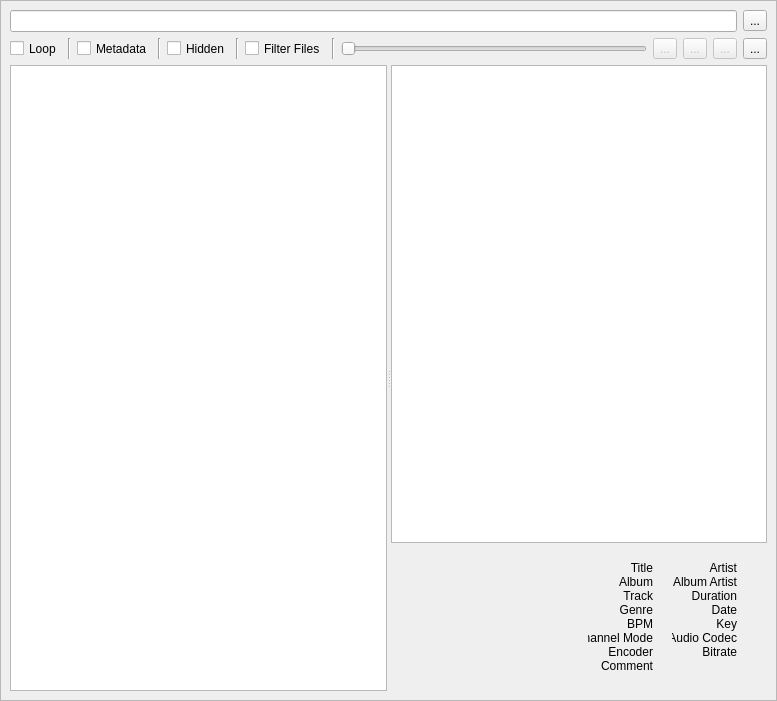
<?xml version="1.0" encoding="UTF-8"?>
<ui version="4.0">
 <class>MainWindow</class>
 <widget class="QMainWindow" name="MainWindow">
  <property name="geometry">
   <rect>
    <x>0</x>
    <y>0</y>
    <width>777</width>
    <height>701</height>
   </rect>
  </property>
  <property name="windowTitle">
   <string>SoundBrowser</string>
  </property>
  <property name="windowIcon">
   <iconset resource="soundbrowser.qrc">
    <normaloff>:/icons/appicon.png</normaloff>:/icons/appicon.png</iconset>
  </property>
  <widget class="QWidget" name="centralwidget">
   <layout class="QGridLayout" name="gridLayout">
    <property name="sizeConstraint">
     <enum>QLayout::SetDefaultConstraint</enum>
    </property>
    <property name="leftMargin">
     <number>0</number>
    </property>
    <property name="topMargin">
     <number>0</number>
    </property>
    <property name="rightMargin">
     <number>0</number>
    </property>
    <property name="bottomMargin">
     <number>0</number>
    </property>
    <property name="horizontalSpacing">
     <number>0</number>
    </property>
    <property name="verticalSpacing">
     <number>6</number>
    </property>
    <item row="0" column="0">
     <widget class="QFrame" name="mainframe">
      <property name="frameShape">
       <enum>QFrame::StyledPanel</enum>
      </property>
      <property name="frameShadow">
       <enum>QFrame::Raised</enum>
      </property>
      <layout class="QGridLayout" name="gridLayout_2">
       <item row="0" column="0">
        <layout class="QHBoxLayout" name="horizontalLayoutTop">
         <item>
          <widget class="QLineEdit" name="locationBar">
           <property name="sizePolicy">
            <sizepolicy hsizetype="Expanding" vsizetype="Fixed">
             <horstretch>0</horstretch>
             <verstretch>0</verstretch>
            </sizepolicy>
           </property>
          </widget>
         </item>
         <item>
          <widget class="QToolButton" name="copy_path">
           <property name="text">
            <string>...</string>
           </property>
           <property name="icon">
            <iconset resource="soundbrowser.qrc">
             <normaloff>:/icons/copy.png</normaloff>:/icons/copy.png</iconset>
           </property>
          </widget>
         </item>
        </layout>
       </item>
       <item row="2" column="0">
        <widget class="QSplitter" name="splitter">
         <property name="sizePolicy">
          <sizepolicy hsizetype="Expanding" vsizetype="Expanding">
           <horstretch>0</horstretch>
           <verstretch>0</verstretch>
          </sizepolicy>
         </property>
         <property name="orientation">
          <enum>Qt::Horizontal</enum>
         </property>
         <widget class="QTreeView" name="treeView"/>
         <widget class="QWidget" name="subframe" native="true">
          <property name="sizePolicy">
           <sizepolicy hsizetype="Preferred" vsizetype="Expanding">
            <horstretch>0</horstretch>
            <verstretch>0</verstretch>
           </sizepolicy>
          </property>
          <layout class="QGridLayout" name="gridLayout_4">
           <property name="sizeConstraint">
            <enum>QLayout::SetMaximumSize</enum>
           </property>
           <property name="leftMargin">
            <number>0</number>
           </property>
           <property name="topMargin">
            <number>0</number>
           </property>
           <property name="rightMargin">
            <number>0</number>
           </property>
           <property name="bottomMargin">
            <number>0</number>
           </property>
           <property name="spacing">
            <number>0</number>
           </property>
           <item row="2" column="0">
            <layout class="QVBoxLayout" name="verticalLayout">
             <property name="spacing">
              <number>0</number>
             </property>
             <item>
              <widget class="QTableView" name="tableView">
               <property name="sizePolicy">
                <sizepolicy hsizetype="Preferred" vsizetype="Expanding">
                 <horstretch>0</horstretch>
                 <verstretch>0</verstretch>
                </sizepolicy>
               </property>
              </widget>
             </item>
             <item>
              <widget class="QFrame" name="bottom_pane">
               <layout class="QHBoxLayout" name="bottom_pane_layout">
                <property name="spacing">
                 <number>0</number>
                </property>
                <item>
                 <widget class="QLabel" name="image">
                  <property name="enabled">
                   <bool>true</bool>
                  </property>
                  <property name="sizePolicy">
                   <sizepolicy hsizetype="Preferred" vsizetype="Preferred">
                    <horstretch>0</horstretch>
                    <verstretch>0</verstretch>
                   </sizepolicy>
                  </property>
                  <property name="text">
                   <string/>
                  </property>
                 </widget>
                </item>
                <item>
                 <widget class="QWidget" name="metadata" native="true">
                  <property name="sizePolicy">
                   <sizepolicy hsizetype="Ignored" vsizetype="Preferred">
                    <horstretch>0</horstretch>
                    <verstretch>0</verstretch>
                   </sizepolicy>
                  </property>
                  <layout class="QGridLayout" name="gridLayout_5" columnstretch="0,0,0,0">
                   <property name="leftMargin">
                    <number>9</number>
                   </property>
                   <property name="horizontalSpacing">
                    <number>6</number>
                   </property>
                   <property name="verticalSpacing">
                    <number>0</number>
                   </property>
                   <item row="4" column="1">
                    <widget class="QLabel" name="genre">
                     <property name="autoFillBackground">
                      <bool>false</bool>
                     </property>
                     <property name="text">
                      <string/>
                     </property>
                     <property name="textFormat">
                      <enum>Qt::PlainText</enum>
                     </property>
                     <property name="wordWrap">
                      <bool>false</bool>
                     </property>
                     <property name="textInteractionFlags">
                      <set>Qt::LinksAccessibleByMouse|Qt::TextSelectableByKeyboard|Qt::TextSelectableByMouse</set>
                     </property>
                    </widget>
                   </item>
                   <item row="5" column="3">
                    <widget class="QLabel" name="key">
                     <property name="autoFillBackground">
                      <bool>false</bool>
                     </property>
                     <property name="text">
                      <string/>
                     </property>
                     <property name="textFormat">
                      <enum>Qt::PlainText</enum>
                     </property>
                     <property name="wordWrap">
                      <bool>false</bool>
                     </property>
                     <property name="textInteractionFlags">
                      <set>Qt::LinksAccessibleByMouse|Qt::TextSelectableByKeyboard|Qt::TextSelectableByMouse</set>
                     </property>
                    </widget>
                   </item>
                   <item row="7" column="0">
                    <widget class="QLabel" name="encoder_label">
                     <property name="text">
                      <string>Encoder</string>
                     </property>
                     <property name="alignment">
                      <set>Qt::AlignRight|Qt::AlignTrailing|Qt::AlignVCenter</set>
                     </property>
                    </widget>
                   </item>
                   <item row="7" column="1">
                    <widget class="QLabel" name="encoder">
                     <property name="autoFillBackground">
                      <bool>false</bool>
                     </property>
                     <property name="text">
                      <string/>
                     </property>
                     <property name="textFormat">
                      <enum>Qt::PlainText</enum>
                     </property>
                     <property name="wordWrap">
                      <bool>false</bool>
                     </property>
                     <property name="textInteractionFlags">
                      <set>Qt::LinksAccessibleByMouse|Qt::TextSelectableByKeyboard|Qt::TextSelectableByMouse</set>
                     </property>
                    </widget>
                   </item>
                   <item row="3" column="1">
                    <widget class="QLabel" name="track">
                     <property name="autoFillBackground">
                      <bool>false</bool>
                     </property>
                     <property name="text">
                      <string/>
                     </property>
                     <property name="textFormat">
                      <enum>Qt::PlainText</enum>
                     </property>
                     <property name="wordWrap">
                      <bool>false</bool>
                     </property>
                     <property name="textInteractionFlags">
                      <set>Qt::LinksAccessibleByMouse|Qt::TextSelectableByKeyboard|Qt::TextSelectableByMouse</set>
                     </property>
                    </widget>
                   </item>
                   <item row="5" column="0">
                    <widget class="QLabel" name="bpm_label">
                     <property name="text">
                      <string>BPM</string>
                     </property>
                     <property name="alignment">
                      <set>Qt::AlignRight|Qt::AlignTrailing|Qt::AlignVCenter</set>
                     </property>
                    </widget>
                   </item>
                   <item row="7" column="2">
                    <widget class="QLabel" name="bitrate_label">
                     <property name="text">
                      <string>Bitrate</string>
                     </property>
                     <property name="alignment">
                      <set>Qt::AlignRight|Qt::AlignTrailing|Qt::AlignVCenter</set>
                     </property>
                    </widget>
                   </item>
                   <item row="8" column="0">
                    <widget class="QLabel" name="comment_label">
                     <property name="text">
                      <string>Comment</string>
                     </property>
                     <property name="alignment">
                      <set>Qt::AlignRight|Qt::AlignTrailing|Qt::AlignVCenter</set>
                     </property>
                    </widget>
                   </item>
                   <item row="6" column="0">
                    <widget class="QLabel" name="channel_mode_label">
                     <property name="text">
                      <string>Channel Mode</string>
                     </property>
                     <property name="alignment">
                      <set>Qt::AlignRight|Qt::AlignTrailing|Qt::AlignVCenter</set>
                     </property>
                    </widget>
                   </item>
                   <item row="3" column="0">
                    <widget class="QLabel" name="track_label">
                     <property name="text">
                      <string>Track</string>
                     </property>
                     <property name="alignment">
                      <set>Qt::AlignRight|Qt::AlignTrailing|Qt::AlignVCenter</set>
                     </property>
                    </widget>
                   </item>
                   <item row="4" column="0">
                    <widget class="QLabel" name="genre_label">
                     <property name="text">
                      <string>Genre</string>
                     </property>
                     <property name="alignment">
                      <set>Qt::AlignRight|Qt::AlignTrailing|Qt::AlignVCenter</set>
                     </property>
                    </widget>
                   </item>
                   <item row="2" column="1">
                    <widget class="QLabel" name="album">
                     <property name="autoFillBackground">
                      <bool>false</bool>
                     </property>
                     <property name="text">
                      <string/>
                     </property>
                     <property name="textFormat">
                      <enum>Qt::PlainText</enum>
                     </property>
                     <property name="wordWrap">
                      <bool>false</bool>
                     </property>
                     <property name="textInteractionFlags">
                      <set>Qt::LinksAccessibleByMouse|Qt::TextSelectableByKeyboard|Qt::TextSelectableByMouse</set>
                     </property>
                    </widget>
                   </item>
                   <item row="1" column="0">
                    <widget class="QLabel" name="title_label">
                     <property name="text">
                      <string>Title</string>
                     </property>
                     <property name="alignment">
                      <set>Qt::AlignRight|Qt::AlignTrailing|Qt::AlignVCenter</set>
                     </property>
                    </widget>
                   </item>
                   <item row="6" column="3">
                    <widget class="QLabel" name="audio_codec">
                     <property name="autoFillBackground">
                      <bool>false</bool>
                     </property>
                     <property name="text">
                      <string/>
                     </property>
                     <property name="textFormat">
                      <enum>Qt::PlainText</enum>
                     </property>
                     <property name="wordWrap">
                      <bool>false</bool>
                     </property>
                     <property name="textInteractionFlags">
                      <set>Qt::LinksAccessibleByMouse|Qt::TextSelectableByKeyboard|Qt::TextSelectableByMouse</set>
                     </property>
                    </widget>
                   </item>
                   <item row="8" column="1" colspan="3">
                    <widget class="QLabel" name="comment">
                     <property name="text">
                      <string/>
                     </property>
                     <property name="textFormat">
                      <enum>Qt::PlainText</enum>
                     </property>
                     <property name="wordWrap">
                      <bool>false</bool>
                     </property>
                     <property name="textInteractionFlags">
                      <set>Qt::LinksAccessibleByMouse|Qt::TextSelectableByKeyboard|Qt::TextSelectableByMouse</set>
                     </property>
                    </widget>
                   </item>
                   <item row="6" column="1">
                    <widget class="QLabel" name="channel_mode">
                     <property name="autoFillBackground">
                      <bool>false</bool>
                     </property>
                     <property name="text">
                      <string/>
                     </property>
                     <property name="textFormat">
                      <enum>Qt::PlainText</enum>
                     </property>
                     <property name="wordWrap">
                      <bool>false</bool>
                     </property>
                     <property name="textInteractionFlags">
                      <set>Qt::LinksAccessibleByMouse|Qt::TextSelectableByKeyboard|Qt::TextSelectableByMouse</set>
                     </property>
                    </widget>
                   </item>
                   <item row="7" column="3">
                    <widget class="QLabel" name="bitrate">
                     <property name="autoFillBackground">
                      <bool>false</bool>
                     </property>
                     <property name="text">
                      <string/>
                     </property>
                     <property name="textFormat">
                      <enum>Qt::PlainText</enum>
                     </property>
                     <property name="wordWrap">
                      <bool>false</bool>
                     </property>
                     <property name="textInteractionFlags">
                      <set>Qt::LinksAccessibleByMouse|Qt::TextSelectableByKeyboard|Qt::TextSelectableByMouse</set>
                     </property>
                    </widget>
                   </item>
                   <item row="2" column="0">
                    <widget class="QLabel" name="album_label">
                     <property name="lineWidth">
                      <number>0</number>
                     </property>
                     <property name="text">
                      <string>Album</string>
                     </property>
                     <property name="alignment">
                      <set>Qt::AlignRight|Qt::AlignTrailing|Qt::AlignVCenter</set>
                     </property>
                    </widget>
                   </item>
                   <item row="2" column="2">
                    <widget class="QLabel" name="album_artist_label">
                     <property name="text">
                      <string>Album Artist</string>
                     </property>
                     <property name="alignment">
                      <set>Qt::AlignRight|Qt::AlignTrailing|Qt::AlignVCenter</set>
                     </property>
                    </widget>
                   </item>
                   <item row="6" column="2">
                    <widget class="QLabel" name="audio_codec_label">
                     <property name="text">
                      <string>Audio Codec</string>
                     </property>
                     <property name="alignment">
                      <set>Qt::AlignRight|Qt::AlignTrailing|Qt::AlignVCenter</set>
                     </property>
                    </widget>
                   </item>
                   <item row="3" column="2">
                    <widget class="QLabel" name="duration_label">
                     <property name="text">
                      <string>Duration</string>
                     </property>
                     <property name="alignment">
                      <set>Qt::AlignRight|Qt::AlignTrailing|Qt::AlignVCenter</set>
                     </property>
                    </widget>
                   </item>
                   <item row="5" column="1">
                    <widget class="QLabel" name="bpm">
                     <property name="autoFillBackground">
                      <bool>false</bool>
                     </property>
                     <property name="text">
                      <string/>
                     </property>
                     <property name="textFormat">
                      <enum>Qt::PlainText</enum>
                     </property>
                     <property name="wordWrap">
                      <bool>false</bool>
                     </property>
                     <property name="textInteractionFlags">
                      <set>Qt::LinksAccessibleByMouse|Qt::TextSelectableByKeyboard|Qt::TextSelectableByMouse</set>
                     </property>
                    </widget>
                   </item>
                   <item row="2" column="3">
                    <widget class="QLabel" name="album_artist">
                     <property name="autoFillBackground">
                      <bool>false</bool>
                     </property>
                     <property name="text">
                      <string/>
                     </property>
                     <property name="textFormat">
                      <enum>Qt::PlainText</enum>
                     </property>
                     <property name="wordWrap">
                      <bool>false</bool>
                     </property>
                     <property name="textInteractionFlags">
                      <set>Qt::LinksAccessibleByMouse|Qt::TextSelectableByKeyboard|Qt::TextSelectableByMouse</set>
                     </property>
                    </widget>
                   </item>
                   <item row="5" column="2">
                    <widget class="QLabel" name="key_label">
                     <property name="text">
                      <string>Key</string>
                     </property>
                     <property name="alignment">
                      <set>Qt::AlignRight|Qt::AlignTrailing|Qt::AlignVCenter</set>
                     </property>
                    </widget>
                   </item>
                   <item row="4" column="2">
                    <widget class="QLabel" name="date_label">
                     <property name="text">
                      <string>Date</string>
                     </property>
                     <property name="alignment">
                      <set>Qt::AlignRight|Qt::AlignTrailing|Qt::AlignVCenter</set>
                     </property>
                    </widget>
                   </item>
                   <item row="1" column="1">
                    <widget class="QLabel" name="title">
                     <property name="sizePolicy">
                      <sizepolicy hsizetype="Preferred" vsizetype="Preferred">
                       <horstretch>0</horstretch>
                       <verstretch>0</verstretch>
                      </sizepolicy>
                     </property>
                     <property name="autoFillBackground">
                      <bool>false</bool>
                     </property>
                     <property name="frameShape">
                      <enum>QFrame::NoFrame</enum>
                     </property>
                     <property name="text">
                      <string/>
                     </property>
                     <property name="textFormat">
                      <enum>Qt::PlainText</enum>
                     </property>
                     <property name="wordWrap">
                      <bool>false</bool>
                     </property>
                     <property name="textInteractionFlags">
                      <set>Qt::LinksAccessibleByMouse|Qt::TextSelectableByKeyboard|Qt::TextSelectableByMouse</set>
                     </property>
                    </widget>
                   </item>
                   <item row="1" column="2">
                    <widget class="QLabel" name="artist_label">
                     <property name="text">
                      <string>Artist</string>
                     </property>
                     <property name="alignment">
                      <set>Qt::AlignRight|Qt::AlignTrailing|Qt::AlignVCenter</set>
                     </property>
                    </widget>
                   </item>
                   <item row="4" column="3">
                    <widget class="QLabel" name="date">
                     <property name="autoFillBackground">
                      <bool>false</bool>
                     </property>
                     <property name="text">
                      <string/>
                     </property>
                     <property name="textFormat">
                      <enum>Qt::PlainText</enum>
                     </property>
                     <property name="wordWrap">
                      <bool>false</bool>
                     </property>
                     <property name="textInteractionFlags">
                      <set>Qt::LinksAccessibleByMouse|Qt::TextSelectableByKeyboard|Qt::TextSelectableByMouse</set>
                     </property>
                    </widget>
                   </item>
                   <item row="3" column="3">
                    <widget class="QLabel" name="duration">
                     <property name="autoFillBackground">
                      <bool>false</bool>
                     </property>
                     <property name="text">
                      <string/>
                     </property>
                     <property name="textFormat">
                      <enum>Qt::PlainText</enum>
                     </property>
                     <property name="wordWrap">
                      <bool>false</bool>
                     </property>
                     <property name="textInteractionFlags">
                      <set>Qt::LinksAccessibleByMouse|Qt::TextSelectableByKeyboard|Qt::TextSelectableByMouse</set>
                     </property>
                    </widget>
                   </item>
                   <item row="1" column="3">
                    <widget class="QLabel" name="artist">
                     <property name="autoFillBackground">
                      <bool>false</bool>
                     </property>
                     <property name="text">
                      <string/>
                     </property>
                     <property name="textFormat">
                      <enum>Qt::PlainText</enum>
                     </property>
                     <property name="wordWrap">
                      <bool>false</bool>
                     </property>
                     <property name="textInteractionFlags">
                      <set>Qt::LinksAccessibleByMouse|Qt::TextSelectableByKeyboard|Qt::TextSelectableByMouse</set>
                     </property>
                    </widget>
                   </item>
                  </layout>
                 </widget>
                </item>
               </layout>
              </widget>
             </item>
            </layout>
           </item>
          </layout>
         </widget>
        </widget>
       </item>
       <item row="1" column="0">
        <widget class="QFrame" name="horizontalLayoutBottom">
         <layout class="QHBoxLayout" name="horizontalLayout">
          <property name="leftMargin">
           <number>0</number>
          </property>
          <property name="topMargin">
           <number>0</number>
          </property>
          <property name="rightMargin">
           <number>0</number>
          </property>
          <property name="bottomMargin">
           <number>0</number>
          </property>
          <item>
           <widget class="QCheckBox" name="loop">
            <property name="sizePolicy">
             <sizepolicy hsizetype="Minimum" vsizetype="Minimum">
              <horstretch>0</horstretch>
              <verstretch>0</verstretch>
             </sizepolicy>
            </property>
            <property name="text">
             <string>Loop</string>
            </property>
           </widget>
          </item>
          <item>
           <widget class="Line" name="line_1">
            <property name="orientation">
             <enum>Qt::Vertical</enum>
            </property>
           </widget>
          </item>
          <item>
           <widget class="QCheckBox" name="show_metadata_pane">
            <property name="sizePolicy">
             <sizepolicy hsizetype="Minimum" vsizetype="Minimum">
              <horstretch>0</horstretch>
              <verstretch>0</verstretch>
             </sizepolicy>
            </property>
            <property name="text">
             <string>Metadata</string>
            </property>
           </widget>
          </item>
          <item>
           <widget class="Line" name="line_2">
            <property name="orientation">
             <enum>Qt::Vertical</enum>
            </property>
           </widget>
          </item>
          <item>
           <widget class="QCheckBox" name="show_hidden_files">
            <property name="sizePolicy">
             <sizepolicy hsizetype="Minimum" vsizetype="Minimum">
              <horstretch>0</horstretch>
              <verstretch>0</verstretch>
             </sizepolicy>
            </property>
            <property name="text">
             <string>Hidden</string>
            </property>
           </widget>
          </item>
          <item>
           <widget class="Line" name="line_3">
            <property name="orientation">
             <enum>Qt::Vertical</enum>
            </property>
           </widget>
          </item>
          <item>
           <widget class="QCheckBox" name="filter_files">
            <property name="sizePolicy">
             <sizepolicy hsizetype="Minimum" vsizetype="Minimum">
              <horstretch>0</horstretch>
              <verstretch>0</verstretch>
             </sizepolicy>
            </property>
            <property name="text">
             <string>Filter Files</string>
            </property>
           </widget>
          </item>
          <item>
           <widget class="Line" name="line_4">
            <property name="orientation">
             <enum>Qt::Vertical</enum>
            </property>
           </widget>
          </item>
          <item>
           <widget class="QSlider" name="seek">
            <property name="orientation">
             <enum>Qt::Horizontal</enum>
            </property>
           </widget>
          </item>
          <item>
           <widget class="QToolButton" name="play">
            <property name="enabled">
             <bool>false</bool>
            </property>
            <property name="text">
             <string>...</string>
            </property>
            <property name="icon">
             <iconset resource="soundbrowser.qrc">
              <normaloff>:/icons/play.png</normaloff>
              <disabledoff>:/icons/play_disabled.png</disabledoff>:/icons/play.png</iconset>
            </property>
           </widget>
          </item>
          <item>
           <widget class="QToolButton" name="pause">
            <property name="enabled">
             <bool>false</bool>
            </property>
            <property name="text">
             <string>...</string>
            </property>
            <property name="icon">
             <iconset resource="soundbrowser.qrc">
              <normaloff>:/icons/pause.png</normaloff>
              <disabledoff>:/icons/pause_disabled.png</disabledoff>:/icons/pause.png</iconset>
            </property>
           </widget>
          </item>
          <item>
           <widget class="QToolButton" name="stop">
            <property name="enabled">
             <bool>false</bool>
            </property>
            <property name="text">
             <string>...</string>
            </property>
            <property name="icon">
             <iconset resource="soundbrowser.qrc">
              <normaloff>:/icons/stop.png</normaloff>
              <disabledoff>:/icons/stop_disabled.png</disabledoff>:/icons/stop.png</iconset>
            </property>
           </widget>
          </item>
          <item>
           <widget class="QToolButton" name="prefsButton">
            <property name="text">
             <string>...</string>
            </property>
            <property name="icon">
             <iconset resource="soundbrowser.qrc">
              <normaloff>:/icons/settings.png</normaloff>:/icons/settings.png</iconset>
            </property>
            <property name="iconSize">
             <size>
              <width>16</width>
              <height>16</height>
             </size>
            </property>
           </widget>
          </item>
         </layout>
        </widget>
       </item>
      </layout>
     </widget>
    </item>
   </layout>
  </widget>
 </widget>
 <resources>
  <include location="soundbrowser.qrc"/>
 </resources>
 <connections/>
</ui>
